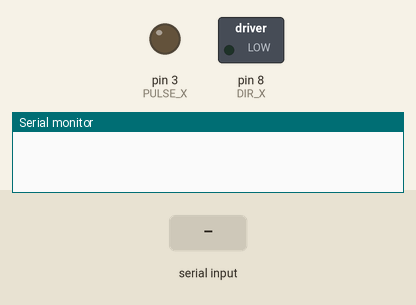
This sketch was run on a simulated Arduino Uno, built with avr-gcc and run on an emulated ATmega328P. Shown: switched loads named in the sketch (green lamp = pin HIGH), output pins drawn as LEDs (lit = HIGH), the last lines printed to the serial monitor. The test bench sets the inputs (shaded band).

Above: at 3.2 s.
3.3 s: "200\n" received over Serial
At 4.5 s:
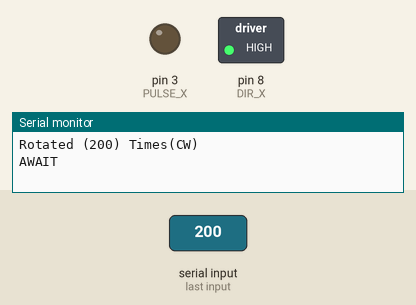
4.8 s: "90,45\n" received over Serial
At 6.2 s:
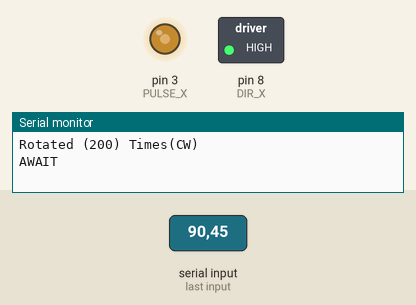
Timing chart, 0 to 7.8 s (numbered marks = the images above; inputs shaded):
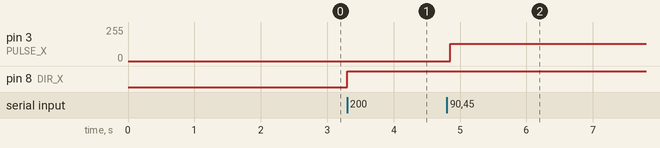

The sketch:

Reciever_3.0.ino
```cpp
#define PULSE_X 3
#define DIR_X 8

#define DLY 2500
#define NUMPULSES 200

#define DIR1 0 // 1 = cw / 0 = ccw
int x;

void setup() {
  Serial.begin(115200); //High Speed Baud rate for fast communication
  Serial.setTimeout(1);

  //Pin Setup
  pinMode(PULSE_X,OUTPUT);
  pinMode(DIR_X,OUTPUT);
  digitalWrite(PULSE_X, 0);
  digitalWrite(DIR_X, DIR1);


  // 2 second delay to ensure no ill startup movement from motors
  delay(2000);
}

void loop() {
  while (!Serial.available());
  x = Serial.readString().toInt();
  String dir = "";
  if (x > 0){dir = "CW";}
  else{dir = "CCw";}
  x = changeDir(x);
  String output = Rotations(x);
  output = output + "(" + dir + ")";
  Serial.println(output);
  Serial.println("AWAIT"); //allow visual studio to start feeding it input
}

int changeDir(int x){
  if (x > 0)
  {
    digitalWrite(DIR_X, 1);
  }
  else
  {
    x = -x;
    digitalWrite(DIR_X, 0);
  }
  return x;
}

String Rotations(int x){

  int i = 0;
  for (i = 0; i<(NUMPULSES * x); i++) {
    // set to high
    digitalWrite(PULSE_X, 1);
    // wait 5 microseconds
    delayMicroseconds(DLY);
    // set to low
    digitalWrite(PULSE_X, 0);
    // wait 5 us
    delayMicroseconds(DLY);
  }
  digitalWrite(PULSE_X, 0);
  delay(500);
  String output = "Rotated (" + String(x) + ") Times";
  return output;
}
```

Measured:
- after the input at 3.3 s, pin 8 (DIR_X): LOW → HIGH at once
- after the input at 4.8 s, pin 3 (PULSE_X): 0/255 → 128/255 after 0.05 s
